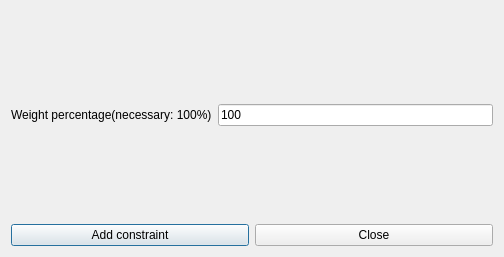
<?xml version="1.0" encoding="UTF-8"?>
<ui version="4.0">
 <class>AddConstraintStudentsMaxTwoActivityTagsPerDayFromN1N2N3Form_template</class>
 <widget class="QDialog" name="AddConstraintStudentsMaxTwoActivityTagsPerDayFromN1N2N3Form_template">
  <property name="geometry">
   <rect>
    <x>0</x>
    <y>0</y>
    <width>504</width>
    <height>257</height>
   </rect>
  </property>
  <property name="windowTitle">
   <string extracomment="This is the title of the dialog to add a new constraint of this type">Add students max two activity tags per day from N1 N2 N3</string>
  </property>
  <layout class="QGridLayout" name="gridLayout">
   <item row="1" column="0">
    <layout class="QHBoxLayout" name="horizontalLayout">
     <item>
      <widget class="QLabel" name="weightTextLabel">
       <property name="frameShape">
        <enum>QFrame::NoFrame</enum>
       </property>
       <property name="frameShadow">
        <enum>QFrame::Plain</enum>
       </property>
       <property name="text">
        <string>Weight percentage(necessary: 100%)</string>
       </property>
       <property name="wordWrap">
        <bool>false</bool>
       </property>
      </widget>
     </item>
     <item>
      <widget class="QLineEdit" name="weightLineEdit">
       <property name="text">
        <string notr="true">100</string>
       </property>
      </widget>
     </item>
    </layout>
   </item>
   <item row="3" column="0">
    <layout class="QHBoxLayout">
     <item>
      <widget class="QPushButton" name="addConstraintPushButton">
       <property name="text">
        <string>Add constraint</string>
       </property>
      </widget>
     </item>
     <item>
      <widget class="QPushButton" name="closePushButton">
       <property name="text">
        <string>Close</string>
       </property>
      </widget>
     </item>
    </layout>
   </item>
   <item row="2" column="0">
    <spacer name="verticalSpacer_2">
     <property name="orientation">
      <enum>Qt::Vertical</enum>
     </property>
     <property name="sizeHint" stdset="0">
      <size>
       <width>20</width>
       <height>20</height>
      </size>
     </property>
    </spacer>
   </item>
   <item row="0" column="0">
    <spacer name="verticalSpacer_3">
     <property name="orientation">
      <enum>Qt::Vertical</enum>
     </property>
     <property name="sizeHint" stdset="0">
      <size>
       <width>20</width>
       <height>20</height>
      </size>
     </property>
    </spacer>
   </item>
  </layout>
 </widget>
 <layoutdefault spacing="6" margin="11"/>
 <resources/>
 <connections/>
</ui>
